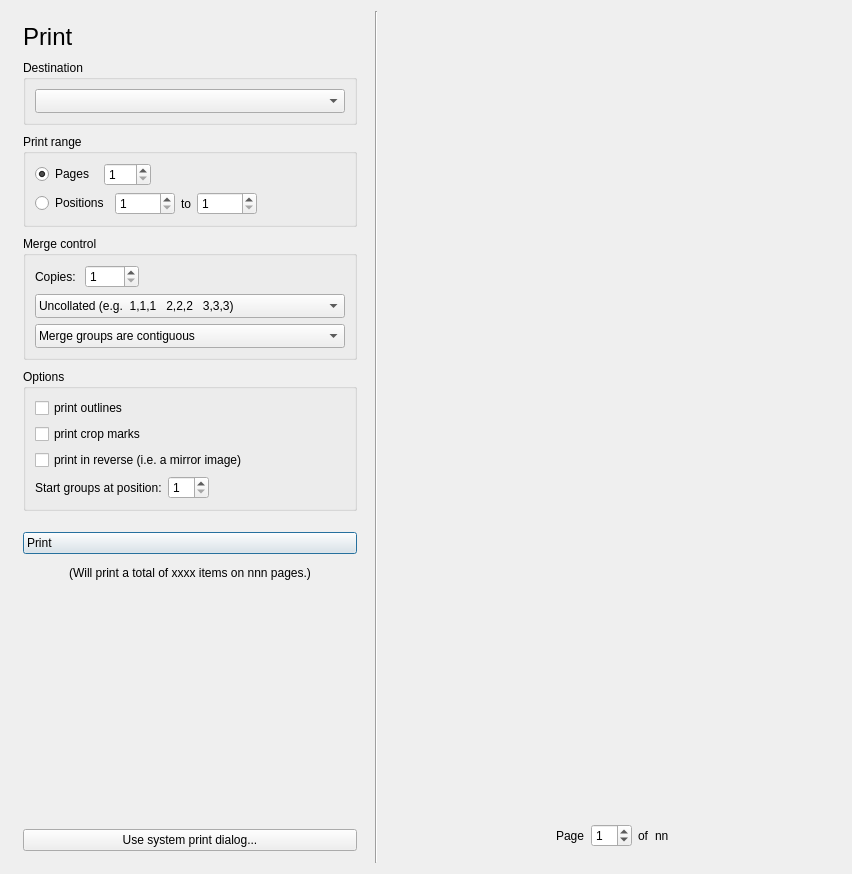
<?xml version="1.0" encoding="UTF-8"?>
<ui version="4.0">
 <class>PrintView</class>
 <widget class="QWidget" name="PrintView">
  <property name="geometry">
   <rect>
    <x>0</x>
    <y>0</y>
    <width>852</width>
    <height>874</height>
   </rect>
  </property>
  <property name="sizePolicy">
   <sizepolicy hsizetype="Expanding" vsizetype="Expanding">
    <horstretch>0</horstretch>
    <verstretch>0</verstretch>
   </sizepolicy>
  </property>
  <property name="windowTitle">
   <string notr="true">Form</string>
  </property>
  <layout class="QHBoxLayout" name="horizontalLayout" stretch="0,0,1">
   <item>
    <layout class="QVBoxLayout" name="verticalLayout_2">
     <property name="spacing">
      <number>9</number>
     </property>
     <property name="sizeConstraint">
      <enum>QLayout::SetDefaultConstraint</enum>
     </property>
     <property name="leftMargin">
      <number>12</number>
     </property>
     <property name="topMargin">
      <number>12</number>
     </property>
     <property name="rightMargin">
      <number>12</number>
     </property>
     <property name="bottomMargin">
      <number>12</number>
     </property>
     <item>
      <widget class="QLabel" name="titleLabel">
       <property name="sizePolicy">
        <sizepolicy hsizetype="Minimum" vsizetype="Preferred">
         <horstretch>0</horstretch>
         <verstretch>0</verstretch>
        </sizepolicy>
       </property>
       <property name="text">
        <string notr="true">&lt;span style=&quot; font-size:18pt;&quot;&gt;Print&lt;/span&gt;</string>
       </property>
      </widget>
     </item>
     <item>
      <widget class="QGroupBox" name="groupBox">
       <property name="title">
        <string>Destination</string>
       </property>
       <layout class="QVBoxLayout" name="verticalLayout_5">
        <item>
         <widget class="QComboBox" name="destinationCombo">
          <property name="styleSheet">
           <string notr="true">text-align:left; padding:3px;</string>
          </property>
          <property name="currentText">
           <string/>
          </property>
          <property name="iconSize">
           <size>
            <width>32</width>
            <height>32</height>
           </size>
          </property>
          <property name="placeholderText">
           <string/>
          </property>
         </widget>
        </item>
       </layout>
      </widget>
     </item>
     <item>
      <widget class="QGroupBox" name="printRangeBox">
       <property name="sizePolicy">
        <sizepolicy hsizetype="Minimum" vsizetype="Preferred">
         <horstretch>0</horstretch>
         <verstretch>0</verstretch>
        </sizepolicy>
       </property>
       <property name="minimumSize">
        <size>
         <width>300</width>
         <height>0</height>
        </size>
       </property>
       <property name="maximumSize">
        <size>
         <width>16777215</width>
         <height>16777215</height>
        </size>
       </property>
       <property name="title">
        <string>Print range</string>
       </property>
       <layout class="QVBoxLayout" name="verticalLayout_4">
        <item>
         <layout class="QHBoxLayout" name="horizontalLayout_5">
          <property name="spacing">
           <number>9</number>
          </property>
          <item>
           <widget class="QRadioButton" name="printRangePagesRadio">
            <property name="text">
             <string>Pages</string>
            </property>
            <property name="checked">
             <bool>true</bool>
            </property>
            <attribute name="buttonGroup">
             <string notr="true">buttonGroup</string>
            </attribute>
           </widget>
          </item>
          <item>
           <widget class="QSpinBox" name="printRangePagesSpin">
            <property name="buttonSymbols">
             <enum>QAbstractSpinBox::UpDownArrows</enum>
            </property>
            <property name="accelerated">
             <bool>true</bool>
            </property>
            <property name="minimum">
             <number>1</number>
            </property>
            <property name="maximum">
             <number>250</number>
            </property>
           </widget>
          </item>
          <item>
           <spacer name="horizontalSpacer">
            <property name="orientation">
             <enum>Qt::Horizontal</enum>
            </property>
            <property name="sizeHint" stdset="0">
             <size>
              <width>40</width>
              <height>20</height>
             </size>
            </property>
           </spacer>
          </item>
         </layout>
        </item>
        <item>
         <layout class="QHBoxLayout" name="horizontalLayout_3">
          <item>
           <widget class="QRadioButton" name="printRangePositionsRadio">
            <property name="text">
             <string>Positions</string>
            </property>
            <attribute name="buttonGroup">
             <string notr="true">buttonGroup</string>
            </attribute>
           </widget>
          </item>
          <item>
           <widget class="QSpinBox" name="printRangeStartPositionSpin">
            <property name="sizePolicy">
             <sizepolicy hsizetype="Fixed" vsizetype="Fixed">
              <horstretch>0</horstretch>
              <verstretch>0</verstretch>
             </sizepolicy>
            </property>
            <property name="minimumSize">
             <size>
              <width>60</width>
              <height>0</height>
             </size>
            </property>
            <property name="alignment">
             <set>Qt::AlignLeading|Qt::AlignLeft|Qt::AlignVCenter</set>
            </property>
            <property name="minimum">
             <number>1</number>
            </property>
           </widget>
          </item>
          <item>
           <widget class="QLabel" name="label_4">
            <property name="text">
             <string>to</string>
            </property>
           </widget>
          </item>
          <item>
           <widget class="QSpinBox" name="printRangeLastPositionSpin">
            <property name="sizePolicy">
             <sizepolicy hsizetype="Fixed" vsizetype="Fixed">
              <horstretch>0</horstretch>
              <verstretch>0</verstretch>
             </sizepolicy>
            </property>
            <property name="minimumSize">
             <size>
              <width>60</width>
              <height>0</height>
             </size>
            </property>
            <property name="minimum">
             <number>1</number>
            </property>
           </widget>
          </item>
          <item>
           <spacer name="horizontalSpacer_6">
            <property name="orientation">
             <enum>Qt::Horizontal</enum>
            </property>
            <property name="sizeHint" stdset="0">
             <size>
              <width>40</width>
              <height>20</height>
             </size>
            </property>
           </spacer>
          </item>
         </layout>
        </item>
       </layout>
      </widget>
     </item>
     <item>
      <widget class="QGroupBox" name="mergeBox">
       <property name="title">
        <string>Merge control</string>
       </property>
       <layout class="QGridLayout" name="gridLayout">
        <item row="0" column="0">
         <layout class="QHBoxLayout" name="horizontalLayout_2">
          <property name="spacing">
           <number>9</number>
          </property>
          <item>
           <widget class="QLabel" name="label">
            <property name="text">
             <string>Copies:</string>
            </property>
           </widget>
          </item>
          <item>
           <widget class="QSpinBox" name="mergeCopiesSpin">
            <property name="minimum">
             <number>1</number>
            </property>
            <property name="maximum">
             <number>9999</number>
            </property>
           </widget>
          </item>
          <item>
           <spacer name="horizontalSpacer_3">
            <property name="orientation">
             <enum>Qt::Horizontal</enum>
            </property>
            <property name="sizeHint" stdset="0">
             <size>
              <width>40</width>
              <height>20</height>
             </size>
            </property>
           </spacer>
          </item>
         </layout>
        </item>
        <item row="1" column="0">
         <widget class="QComboBox" name="mergeCollateCombo">
          <property name="styleSheet">
           <string notr="true">text-align:left; padding:3px;</string>
          </property>
          <property name="iconSize">
           <size>
            <width>32</width>
            <height>32</height>
           </size>
          </property>
          <item>
           <property name="text">
            <string>Uncollated (e.g.  1,1,1   2,2,2   3,3,3)</string>
           </property>
           <property name="icon">
            <iconset theme="glabels-uncollated">
             <normaloff>.</normaloff>.</iconset>
           </property>
          </item>
          <item>
           <property name="text">
            <string>Collated   (e.g.  1,2,3   1,2,3   1,2,3)</string>
           </property>
           <property name="icon">
            <iconset theme="glabels-collated">
             <normaloff>.</normaloff>.</iconset>
           </property>
          </item>
         </widget>
        </item>
        <item row="2" column="0">
         <widget class="QComboBox" name="mergeGroupCombo">
          <property name="styleSheet">
           <string notr="true">text-align:left; padding:3px;</string>
          </property>
          <property name="iconSize">
           <size>
            <width>32</width>
            <height>32</height>
           </size>
          </property>
          <item>
           <property name="text">
            <string>Merge groups are contiguous</string>
           </property>
           <property name="icon">
            <iconset theme="glabels-merge-group-contiguous">
             <normaloff>.</normaloff>.</iconset>
           </property>
          </item>
          <item>
           <property name="text">
            <string>Merge groups start on a new page</string>
           </property>
           <property name="icon">
            <iconset theme="glabels-merge-group-page">
             <normaloff>.</normaloff>.</iconset>
           </property>
          </item>
         </widget>
        </item>
       </layout>
      </widget>
     </item>
     <item>
      <widget class="QGroupBox" name="groupBox_4">
       <property name="sizePolicy">
        <sizepolicy hsizetype="Minimum" vsizetype="Preferred">
         <horstretch>0</horstretch>
         <verstretch>0</verstretch>
        </sizepolicy>
       </property>
       <property name="minimumSize">
        <size>
         <width>300</width>
         <height>0</height>
        </size>
       </property>
       <property name="maximumSize">
        <size>
         <width>16777215</width>
         <height>16777215</height>
        </size>
       </property>
       <property name="title">
        <string>Options</string>
       </property>
       <layout class="QGridLayout" name="gridLayout_4">
        <item row="1" column="0">
         <layout class="QVBoxLayout" name="verticalLayout">
          <item>
           <widget class="QCheckBox" name="printOutlinesCheck">
            <property name="text">
             <string>print outlines</string>
            </property>
           </widget>
          </item>
          <item>
           <widget class="QCheckBox" name="printCropMarksCheck">
            <property name="text">
             <string>print crop marks</string>
            </property>
           </widget>
          </item>
          <item>
           <widget class="QCheckBox" name="printReverseCheck">
            <property name="text">
             <string>print in reverse (i.e. a mirror image)</string>
            </property>
           </widget>
          </item>
          <item>
           <widget class="QWidget" name="mergeOnlyOptions" native="true">
            <layout class="QHBoxLayout" name="horizontalLayout_8">
             <property name="leftMargin">
              <number>0</number>
             </property>
             <property name="topMargin">
              <number>0</number>
             </property>
             <property name="rightMargin">
              <number>0</number>
             </property>
             <property name="bottomMargin">
              <number>0</number>
             </property>
             <item>
              <widget class="QLabel" name="label_2">
               <property name="sizePolicy">
                <sizepolicy hsizetype="Minimum" vsizetype="Preferred">
                 <horstretch>0</horstretch>
                 <verstretch>0</verstretch>
                </sizepolicy>
               </property>
               <property name="text">
                <string>Start groups at position:</string>
               </property>
              </widget>
             </item>
             <item>
              <widget class="QSpinBox" name="mergeStartPositionSpin">
               <property name="sizePolicy">
                <sizepolicy hsizetype="Minimum" vsizetype="Fixed">
                 <horstretch>0</horstretch>
                 <verstretch>0</verstretch>
                </sizepolicy>
               </property>
               <property name="minimum">
                <number>1</number>
               </property>
              </widget>
             </item>
             <item>
              <spacer name="horizontalSpacer_2">
               <property name="orientation">
                <enum>Qt::Horizontal</enum>
               </property>
               <property name="sizeHint" stdset="0">
                <size>
                 <width>40</width>
                 <height>20</height>
                </size>
               </property>
              </spacer>
             </item>
            </layout>
           </widget>
          </item>
         </layout>
        </item>
       </layout>
      </widget>
     </item>
     <item>
      <spacer name="verticalSpacer_2">
       <property name="orientation">
        <enum>Qt::Vertical</enum>
       </property>
       <property name="sizeType">
        <enum>QSizePolicy::Fixed</enum>
       </property>
       <property name="sizeHint" stdset="0">
        <size>
         <width>20</width>
         <height>12</height>
        </size>
       </property>
      </spacer>
     </item>
     <item>
      <widget class="QPushButton" name="printButton">
       <property name="sizePolicy">
        <sizepolicy hsizetype="Minimum" vsizetype="Fixed">
         <horstretch>0</horstretch>
         <verstretch>0</verstretch>
        </sizepolicy>
       </property>
       <property name="styleSheet">
        <string notr="true">text-align:left; padding:3px;</string>
       </property>
       <property name="text">
        <string>Print</string>
       </property>
       <property name="icon">
        <iconset theme="glabels-print">
         <normaloff>.</normaloff>.</iconset>
       </property>
       <property name="iconSize">
        <size>
         <width>32</width>
         <height>32</height>
        </size>
       </property>
       <property name="default">
        <bool>true</bool>
       </property>
      </widget>
     </item>
     <item>
      <layout class="QHBoxLayout" name="horizontalLayout_7">
       <item>
        <spacer name="horizontalSpacer_4">
         <property name="orientation">
          <enum>Qt::Horizontal</enum>
         </property>
         <property name="sizeHint" stdset="0">
          <size>
           <width>2</width>
           <height>20</height>
          </size>
         </property>
        </spacer>
       </item>
       <item>
        <widget class="QLabel" name="printDescriptionLabel">
         <property name="sizePolicy">
          <sizepolicy hsizetype="MinimumExpanding" vsizetype="Preferred">
           <horstretch>0</horstretch>
           <verstretch>0</verstretch>
          </sizepolicy>
         </property>
         <property name="minimumSize">
          <size>
           <width>330</width>
           <height>0</height>
          </size>
         </property>
         <property name="text">
          <string notr="true">(Will print a total of xxxx items on nnn pages.)</string>
         </property>
         <property name="alignment">
          <set>Qt::AlignCenter</set>
         </property>
        </widget>
       </item>
       <item>
        <spacer name="horizontalSpacer_5">
         <property name="orientation">
          <enum>Qt::Horizontal</enum>
         </property>
         <property name="sizeHint" stdset="0">
          <size>
           <width>2</width>
           <height>20</height>
          </size>
         </property>
        </spacer>
       </item>
      </layout>
     </item>
     <item>
      <spacer name="verticalSpacer">
       <property name="orientation">
        <enum>Qt::Vertical</enum>
       </property>
       <property name="sizeHint" stdset="0">
        <size>
         <width>20</width>
         <height>40</height>
        </size>
       </property>
      </spacer>
     </item>
     <item>
      <widget class="QPushButton" name="systemDialogButton">
       <property name="text">
        <string>Use system print dialog...</string>
       </property>
      </widget>
     </item>
    </layout>
   </item>
   <item>
    <widget class="Line" name="line">
     <property name="orientation">
      <enum>Qt::Vertical</enum>
     </property>
    </widget>
   </item>
   <item>
    <layout class="QVBoxLayout" name="verticalLayout_3">
     <property name="sizeConstraint">
      <enum>QLayout::SetDefaultConstraint</enum>
     </property>
     <item>
      <widget class="glabels::Preview" name="preview" native="true">
       <property name="sizePolicy">
        <sizepolicy hsizetype="Expanding" vsizetype="Expanding">
         <horstretch>0</horstretch>
         <verstretch>0</verstretch>
        </sizepolicy>
       </property>
       <property name="minimumSize">
        <size>
         <width>400</width>
         <height>520</height>
        </size>
       </property>
      </widget>
     </item>
     <item>
      <layout class="QHBoxLayout" name="horizontalLayout_6">
       <property name="bottomMargin">
        <number>16</number>
       </property>
       <item>
        <spacer name="horizontalSpacer_8">
         <property name="orientation">
          <enum>Qt::Horizontal</enum>
         </property>
         <property name="sizeHint" stdset="0">
          <size>
           <width>40</width>
           <height>20</height>
          </size>
         </property>
        </spacer>
       </item>
       <item>
        <widget class="QLabel" name="label_5">
         <property name="text">
          <string>Page</string>
         </property>
        </widget>
       </item>
       <item>
        <widget class="QSpinBox" name="pageSpin">
         <property name="value">
          <number>1</number>
         </property>
        </widget>
       </item>
       <item>
        <widget class="QLabel" name="label_6">
         <property name="text">
          <string>of</string>
         </property>
        </widget>
       </item>
       <item>
        <widget class="QLabel" name="nPagesLabel">
         <property name="text">
          <string>nn</string>
         </property>
        </widget>
       </item>
       <item>
        <spacer name="horizontalSpacer_9">
         <property name="orientation">
          <enum>Qt::Horizontal</enum>
         </property>
         <property name="sizeHint" stdset="0">
          <size>
           <width>40</width>
           <height>20</height>
          </size>
         </property>
        </spacer>
       </item>
      </layout>
     </item>
    </layout>
   </item>
  </layout>
 </widget>
 <customwidgets>
  <customwidget>
   <class>glabels::Preview</class>
   <extends>QWidget</extends>
   <header>Preview.h</header>
   <container>1</container>
  </customwidget>
 </customwidgets>
 <resources>
  <include location="../icons.qrc"/>
 </resources>
 <connections>
  <connection>
   <sender>printRangePagesSpin</sender>
   <signal>valueChanged(int)</signal>
   <receiver>PrintView</receiver>
   <slot>onFormChanged()</slot>
   <hints>
    <hint type="sourcelabel">
     <x>164</x>
     <y>260</y>
    </hint>
    <hint type="destinationlabel">
     <x>2</x>
     <y>341</y>
    </hint>
   </hints>
  </connection>
  <connection>
   <sender>printOutlinesCheck</sender>
   <signal>toggled(bool)</signal>
   <receiver>PrintView</receiver>
   <slot>onFormChanged()</slot>
   <hints>
    <hint type="sourcelabel">
     <x>216</x>
     <y>574</y>
    </hint>
    <hint type="destinationlabel">
     <x>2</x>
     <y>409</y>
    </hint>
   </hints>
  </connection>
  <connection>
   <sender>printCropMarksCheck</sender>
   <signal>toggled(bool)</signal>
   <receiver>PrintView</receiver>
   <slot>onFormChanged()</slot>
   <hints>
    <hint type="sourcelabel">
     <x>186</x>
     <y>608</y>
    </hint>
    <hint type="destinationlabel">
     <x>6</x>
     <y>445</y>
    </hint>
   </hints>
  </connection>
  <connection>
   <sender>printReverseCheck</sender>
   <signal>toggled(bool)</signal>
   <receiver>PrintView</receiver>
   <slot>onFormChanged()</slot>
   <hints>
    <hint type="sourcelabel">
     <x>190</x>
     <y>642</y>
    </hint>
    <hint type="destinationlabel">
     <x>6</x>
     <y>485</y>
    </hint>
   </hints>
  </connection>
  <connection>
   <sender>pageSpin</sender>
   <signal>valueChanged(int)</signal>
   <receiver>PrintView</receiver>
   <slot>onFormChanged()</slot>
   <hints>
    <hint type="sourcelabel">
     <x>639</x>
     <y>827</y>
    </hint>
    <hint type="destinationlabel">
     <x>1</x>
     <y>532</y>
    </hint>
   </hints>
  </connection>
  <connection>
   <sender>printButton</sender>
   <signal>clicked()</signal>
   <receiver>PrintView</receiver>
   <slot>onPrintButtonClicked()</slot>
   <hints>
    <hint type="sourcelabel">
     <x>312</x>
     <y>724</y>
    </hint>
    <hint type="destinationlabel">
     <x>5</x>
     <y>277</y>
    </hint>
   </hints>
  </connection>
  <connection>
   <sender>mergeCopiesSpin</sender>
   <signal>valueChanged(int)</signal>
   <receiver>PrintView</receiver>
   <slot>onFormChanged()</slot>
   <hints>
    <hint type="sourcelabel">
     <x>156</x>
     <y>390</y>
    </hint>
    <hint type="destinationlabel">
     <x>7</x>
     <y>218</y>
    </hint>
   </hints>
  </connection>
  <connection>
   <sender>printRangePagesRadio</sender>
   <signal>toggled(bool)</signal>
   <receiver>PrintView</receiver>
   <slot>onFormChanged()</slot>
   <hints>
    <hint type="sourcelabel">
     <x>93</x>
     <y>258</y>
    </hint>
    <hint type="destinationlabel">
     <x>6</x>
     <y>76</y>
    </hint>
   </hints>
  </connection>
  <connection>
   <sender>printRangeStartPositionSpin</sender>
   <signal>valueChanged(int)</signal>
   <receiver>PrintView</receiver>
   <slot>onFormChanged()</slot>
   <hints>
    <hint type="sourcelabel">
     <x>188</x>
     <y>299</y>
    </hint>
    <hint type="destinationlabel">
     <x>5</x>
     <y>123</y>
    </hint>
   </hints>
  </connection>
  <connection>
   <sender>printRangeLastPositionSpin</sender>
   <signal>valueChanged(int)</signal>
   <receiver>PrintView</receiver>
   <slot>onFormChanged()</slot>
   <hints>
    <hint type="sourcelabel">
     <x>275</x>
     <y>299</y>
    </hint>
    <hint type="destinationlabel">
     <x>8</x>
     <y>155</y>
    </hint>
   </hints>
  </connection>
  <connection>
   <sender>mergeCollateCombo</sender>
   <signal>currentIndexChanged(int)</signal>
   <receiver>PrintView</receiver>
   <slot>onFormChanged()</slot>
   <hints>
    <hint type="sourcelabel">
     <x>85</x>
     <y>401</y>
    </hint>
    <hint type="destinationlabel">
     <x>3</x>
     <y>192</y>
    </hint>
   </hints>
  </connection>
  <connection>
   <sender>mergeGroupCombo</sender>
   <signal>currentIndexChanged(int)</signal>
   <receiver>PrintView</receiver>
   <slot>onFormChanged()</slot>
   <hints>
    <hint type="sourcelabel">
     <x>264</x>
     <y>449</y>
    </hint>
    <hint type="destinationlabel">
     <x>5</x>
     <y>378</y>
    </hint>
   </hints>
  </connection>
  <connection>
   <sender>mergeStartPositionSpin</sender>
   <signal>valueChanged(int)</signal>
   <receiver>PrintView</receiver>
   <slot>onFormChanged()</slot>
   <hints>
    <hint type="sourcelabel">
     <x>254</x>
     <y>679</y>
    </hint>
    <hint type="destinationlabel">
     <x>4</x>
     <y>309</y>
    </hint>
   </hints>
  </connection>
  <connection>
   <sender>destinationCombo</sender>
   <signal>currentIndexChanged(int)</signal>
   <receiver>PrintView</receiver>
   <slot>onFormChanged()</slot>
   <hints>
    <hint type="sourcelabel">
     <x>289</x>
     <y>110</y>
    </hint>
    <hint type="destinationlabel">
     <x>254</x>
     <y>6</y>
    </hint>
   </hints>
  </connection>
  <connection>
   <sender>systemDialogButton</sender>
   <signal>clicked()</signal>
   <receiver>PrintView</receiver>
   <slot>onSystemDialogButtonClicked()</slot>
   <hints>
    <hint type="sourcelabel">
     <x>316</x>
     <y>836</y>
    </hint>
    <hint type="destinationlabel">
     <x>373</x>
     <y>871</y>
    </hint>
   </hints>
  </connection>
 </connections>
 <slots>
  <slot>onPrintButtonClicked()</slot>
  <slot>onFormChanged()</slot>
  <slot>onPrinterPropertiesButtonClicked()</slot>
  <slot>onBrowseButtonClicked()</slot>
  <slot>onSystemDialogButtonClicked()</slot>
 </slots>
 <buttongroups>
  <buttongroup name="buttonGroup"/>
 </buttongroups>
</ui>
